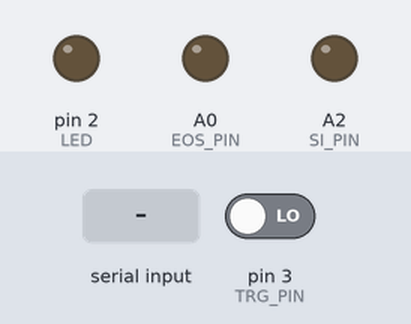
Recording of a sketch running on a simulated Arduino Uno, built with avr-gcc and run on an emulated ATmega328P. Shown: output pins drawn as LEDs (lit = HIGH). The inputs (shaded band) are chosen by the test bench; at power-on: pin 3 (TRG_PIN) LOW. Pins used as bus, display or sensor lines are not drawn.

Above: at 1.2 s.
1.3 s: "OSCILLOSCOPE\n" received over Serial
At 2.0 s:
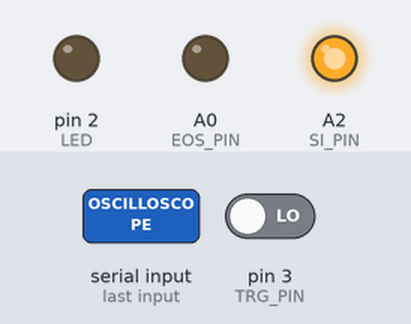
Timing chart, 0 to 4.3 s (numbered marks = the images above; inputs shaded):
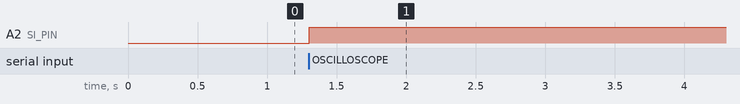

The sketch:

code_for_arduino_v4.ino
```cpp
#include <Arduino.h>

// Pines (ajusta según tu conexión)
const int EOS_PIN = A0;   // Eos
const int TRG_PIN = 3;    // Trigger (conectado a interrupción INT0)
const int SI_PIN = A2;    // Start Integration
const int CLK_PIN = A3;   // Clock (generado por Arduino)
const int VIDEO_PIN = A4; // Salida analógica
const int LED = 2;        // Led

// Variables
volatile bool capture_flag = false;
int iterations = 1;
int delayTime = 1; // delay time
volatile int pixel_count = 0;
volatile bool data_ready = false;
int spectrum[288];         // Array para almacenar el espectro

#define SPEC_CHANNELS    288 // New Spec Channel

void setup() {
  pinMode(EOS_PIN,   OUTPUT);
  pinMode(TRG_PIN,   INPUT);
  pinMode(SI_PIN,    OUTPUT);
  pinMode(CLK_PIN,   OUTPUT);
  pinMode(VIDEO_PIN, INPUT);
  pinMode(LED,       OUTPUT);

  digitalWrite(LED, LOW);
  digitalWrite(CLK_PIN, LOW); // Set CLK_PIN Low
  digitalWrite(SI_PIN, LOW); // Set SI_PIN Low

  // Configurar interrupción por flanco de subida de TRG
  attachInterrupt(digitalPinToInterrupt(TRG_PIN), read_pixel, RISING);

  Serial.begin(115200);
}

int iter = 0;

int enable_read_analog = 0;

int mode_debug = 1; // 0: Usamos Ide Arduino para ver puerto serie
                    // 1: Modo normal aplicación Python

void loop() {
if (mode_debug == 1) {
  if (Serial.available()) {
    String cmd = Serial.readStringUntil('\n');
    cmd.trim();

    if (cmd.startsWith("SETTING:")) {
      // Parsear delay e iterations (ej: "SETTING:100,10")
      int commaIndex = cmd.indexOf(',');
      delayTime = cmd.substring(8, commaIndex).toInt();  // "SETTING:" tiene 8 caracteres
      iterations = cmd.substring(commaIndex + 1).toInt();

      Serial.print("READY:");  // Confirmar recepción
      Serial.print(delayTime);
      Serial.print(",");
      Serial.println(iterations);
      capture_flag = true;
    }
    else if (cmd == "GET DATA" && capture_flag) {
      enable_read_analog = 1;

      for (int i = 0; i < iterations; i++) {
         start_measurement();
         while (!data_ready); // Esperar a que se complete la lectura
         send_spectrum();

         if (i < iterations-1) {
           delayMicroseconds(delayTime);
           while (!Serial.available() || Serial.readStringUntil('\n') != "NEXT");
         }
      }
      Serial.println("END DATA");
    }
    else if (cmd == "OSCILLOSCOPE") {
      enable_read_analog = 0;

      while (1) {
        start_measurement();
        while (!data_ready); // Esperar a que se complete la lectura

        if (Serial.available()) {
          String cmdosc = Serial.readStringUntil('\n');
          cmdosc.trim();
          if (cmdosc == "STOP OSCILLOSCOPE") {
            // Confirmar recepción comando
            Serial.println("STOP OSCILLOSCOPE");

            // Salir del modo OSCILLOSCOPE
            break;
          }
        }
      }
    }
  }
}
else {
  while (iter < 10) {
    start_measurement();
    if (iter > 0) {
      while (!data_ready); // Esperar a que se complete la lectura

      //send_spectrum();
    }
    iter++;
    if (iter == 10)
       Serial.println("END DATA");
  }
}
}

void start_measurement() {
  // Resetear variables
  pixel_count = 0;
  data_ready = false;

  // Start clock cycle and set start pulse to signal start
  digitalWrite(CLK_PIN, LOW);
  delayMicroseconds(delayTime);
  digitalWrite(CLK_PIN, HIGH);
  delayMicroseconds(delayTime);
  digitalWrite(CLK_PIN, LOW);
  digitalWrite(SI_PIN, HIGH);
  delayMicroseconds(delayTime);

  //Sample for a period of time
  for(int i = 0; i < 15; i++){

      digitalWrite(CLK_PIN, HIGH);
      delayMicroseconds(delayTime);
      digitalWrite(CLK_PIN, LOW);
      delayMicroseconds(delayTime);

  }

  //Set SI_PIN to low
  digitalWrite(SI_PIN, LOW);
  //Serial.println("START INIT");

  //Sample for a period of time
  for(int i = 0; i < 85; i++){

      digitalWrite(CLK_PIN, HIGH);
      delayMicroseconds(delayTime);
      digitalWrite(CLK_PIN, LOW);
      delayMicroseconds(delayTime);

  }

  //One more clock pulse before the actual read
  digitalWrite(CLK_PIN, HIGH);
  delayMicroseconds(delayTime);
  digitalWrite(CLK_PIN, LOW);
  delayMicroseconds(delayTime);

  //Read from SPEC_VIDEO
  for(int i = 0; i < SPEC_CHANNELS; i++){

      digitalWrite(CLK_PIN, HIGH);
      delayMicroseconds(delayTime);
      digitalWrite(CLK_PIN, LOW);
      delayMicroseconds(delayTime);

  }

  //Set SI_PIN to high
  digitalWrite(SI_PIN, HIGH);

  //Sample for a small amount of time
  for(int i = 0; i < 7; i++){

      digitalWrite(CLK_PIN, HIGH);
      delayMicroseconds(delayTime);
      digitalWrite(CLK_PIN, LOW);
      delayMicroseconds(delayTime);

  }

  digitalWrite(CLK_PIN, HIGH);
  delayMicroseconds(delayTime);
}

// Interrupción: Lee VIDEO_PIN en cada flanco de TRG (a partir del 89º pulso)
void read_pixel() {
  //Serial.print(analogRead(VIDEO_PIN));
  //Serial.print(",");
  //Serial.println(pixel_count);
  if (pixel_count >= 104 && pixel_count < 104 + 288) {
    int pixel_index = pixel_count - 104;
    if (enable_read_analog == 1)
      spectrum[pixel_index] = analogRead(VIDEO_PIN);
  }
  pixel_count++;

  if (pixel_count == 104 + 288) {
    data_ready = true;  // Lectura completa
  }
}

void send_spectrum() {
  Serial.print("DATA:");
  for (int i = 0; i < 288; i++) {
    Serial.print(spectrum[i]);
    if (i < 287) Serial.print(",");
  }
  Serial.println();
}
```

Measured:
- after the input at 1.3 s, A2 (SI_PIN): LOW → HIGH at once
